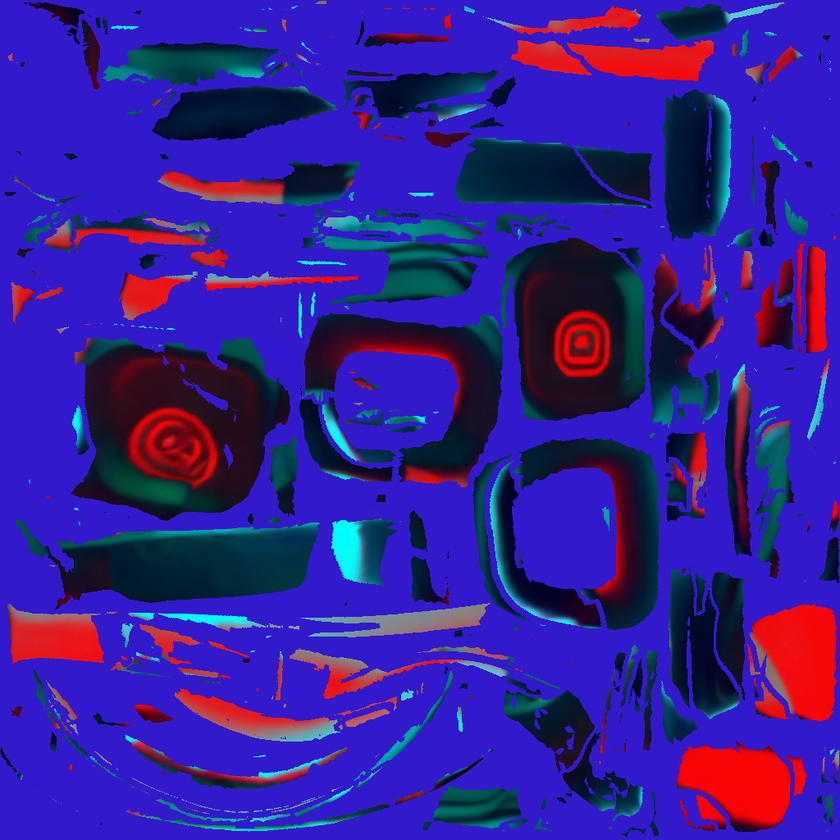
#> input picture Paint3D/outputs/headphone/stage1_texture_with_prompt/res-0/albedo.png, 840 x 840 px, shrunk from 1024 x 1024 before the run
$ python convert.py
#> lines starting #> are read from the running program, lines starting #| are printed output that depends on the picture
import cv2
import numpy as np

# 讀入圖片（BGR 格式）
img = cv2.imread("albedo.png")
#> img is the input picture: shape (840, 840, 3); mean B, G, R 147.2, 31.6, 54

# 複製一份當作輸出
output = img.copy()

# 將 R 通道做 255 - R 的反轉
output[:, :, 2] = 255 - output[:, :, 2]
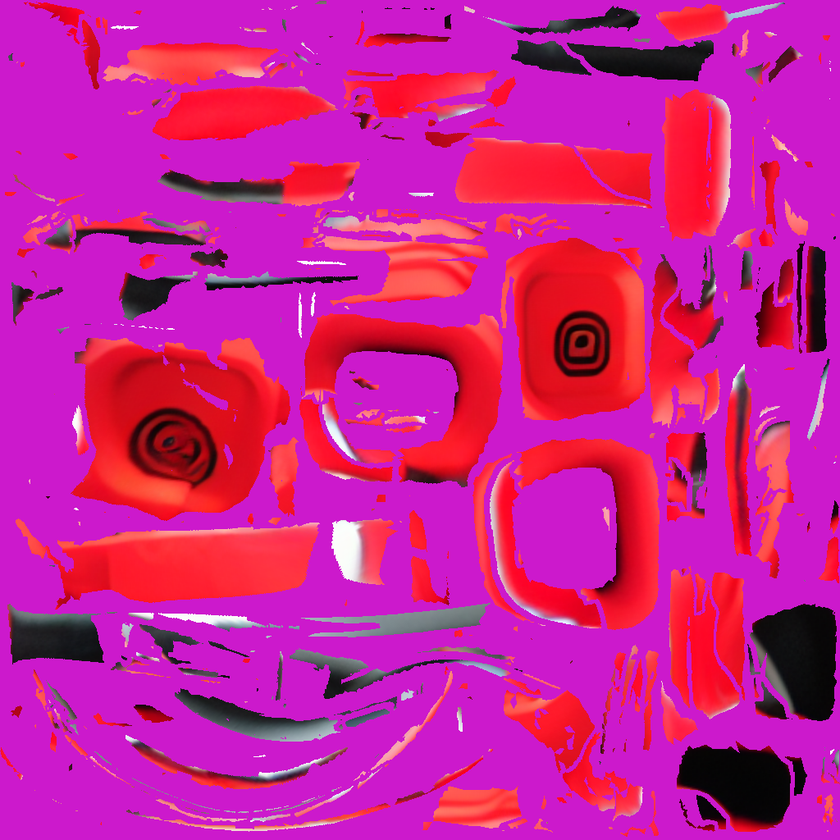
#> output: shape (840, 840, 3); mean B, G, R 147.2, 31.6, 201

# 儲存結果
cv2.imwrite("albedo.png", output)
